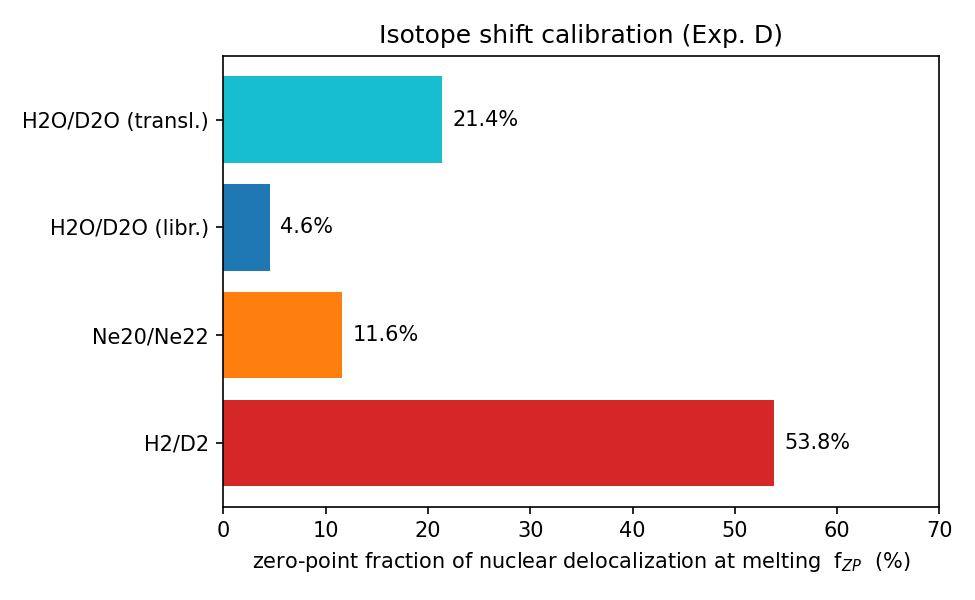

Here is the Python script that generated this plot:
"""
実験D: 同位体プローブ — 融点シフトから非局在性の量子成分を較正する

背景 (memo_delocalization_as_primary_variable.md §3):
  δ_nuc = δ_cl(T) + ゼロ点成分。ゼロ点は 1/√M_eff、古典項は質量非依存
  （equipartition で Mω² = k）。よって同位体置換は量子成分だけを動かすノブ。

モデル（1パラメータ較正）:
  融解条件: δ_c = A·T_m + B/√M_eff
  同位体対から B/A を逆算 → ゼロ点寄与率 f_ZP = (B/√M_l)/(A·T_m + B/√M_l)

事前判定基準:
  D1: 全系で ΔT_m > 0（重い同位体ほど高融点 — ゼロ点が融解を助ける向き）
  D2: 抽出した f_ZP が物理的範囲 (0-100%) で、量子性の強い系ほど大きい
      （de Boer Λ* の序列 H2 > Ne > 重い系 と単調）
  D3: H2O/D2O の表面張力: 絶対温度比較では素朴予測と逆符号でも、
      対応状態 (Guggenheim) 補正後に「D2O の方が凝集的」が回復する

注意（誠実さ）: 同位体効果の NQE 解釈自体は確立分野（de Boer 1948 対応状態、
Markland-Ceriotti 系）。ここでの新規性は発見ではなく「δ 言語の較正」。
文献値は CRC/NIST/IAPWS 系の代表値 — 論文使用前に一次出典で要再確認。
"""
import json
import numpy as np

# (系, T_m_light [K], T_m_heavy [K], M_light, M_heavy, 量子性メモ)
SYSTEMS = [
    # H2/D2: 三重点 (NIST)。de Boer Λ*: H2 1.73, D2 1.22 — 最強の量子固体系
    ("H2/D2",           13.96, 18.73,  2.0,  4.0, "Λ*(H2)=1.73"),
    # Ne-20/Ne-22: 三重点差 ~0.15 K (要文献確認: Furukawa 1972 系)
    ("Ne20/Ne22",       24.54, 24.69, 20.0, 22.0, "Λ*(Ne)=0.59"),
    # H2O/D2O: 融点 (CRC)。M_eff はライブレーション解釈 (H/D 質量)
    ("H2O/D2O (libr.)", 273.15, 276.97, 1.0, 2.0, "libration ~600 cm⁻¹"),
    # 同、並進解釈 (分子質量)
    ("H2O/D2O (transl.)", 273.15, 276.97, 18.0, 20.0, "transl. ~50-200 cm⁻¹"),
]

print("=== 実験D: 融点同位体シフト → ゼロ点寄与率 f_ZP の較正 ===\n")
print(f"{'系':<20} {'ΔT_m (K)':>9} {'ΔT/T':>7} {'B/A (K)':>9} {'f_ZP':>7}")
res = {}
d1 = True
fzps = []
for name, tl, th, ml, mh, note in SYSTEMS:
    dT = th - tl
    d1 &= dT > 0
    denom = 1 / np.sqrt(ml) - 1 / np.sqrt(mh)
    BA = dT / denom
    fzp = (BA / np.sqrt(ml)) / (tl + BA / np.sqrt(ml))
    fzps.append((name, fzp, note))
    print(f"{name:<20} {dT:>9.2f} {dT/tl:>6.1%} {BA:>9.2f} {fzp:>7.1%}   ({note})")
    res[name] = {"Tm_light_K": tl, "Tm_heavy_K": th, "dT_K": dT,
                 "M_light": ml, "M_heavy": mh, "B_over_A_K": BA,
                 "f_ZP": fzp, "note": note}

# D2: 量子性の序列と f_ZP の単調性（libration 解釈を水の代表とする）
f_h2 = res["H2/D2"]["f_ZP"]
f_ne = res["Ne20/Ne22"]["f_ZP"]
f_w = res["H2O/D2O (libr.)"]["f_ZP"]
d2 = (0 < f_w < f_ne < f_h2 < 1)
print(f"\nD2 単調性: H2 {f_h2:.0%} > Ne {f_ne:.0%} > H2O(libr.) {f_w:.0%} "
      f"→ {'PASS' if d2 else 'FAIL'}")
print("  （H2 の融解は過半がゼロ点駆動 = de Boer の量子固体描像と整合。")
print("   水は ~5%(libration解釈)〜21%(並進解釈) — どの質量が効くかは")
print("   HDO や同位体熱容量で判別可能、Paper 4 の設計対象）")

# ---------- D3: 表面張力の符号チェック ----------
# γ(25°C): H2O 71.98, D2O 71.87 mN/m (IAPWS/Vinš 系の代表値)
# T_c: H2O 647.10 K, D2O 643.85 K
g_h, g_d = 71.98, 71.87
tc_h, tc_d = 647.10, 643.85
T = 298.15
mu = 1.256  # Guggenheim-Katayama 指数
tau_h, tau_d = 1 - T / tc_h, 1 - T / tc_d
g0_h = g_h / tau_h ** mu
g0_d = g_d / tau_d ** mu
print(f"\nD3 表面張力 (25°C):")
print(f"  絶対比較:   γ_D2O − γ_H2O = {g_d - g_h:+.2f} mN/m "
      f"({(g_d-g_h)/g_h:+.2%}) ← 素朴予測(D2O凝集↑)と逆符号")
print(f"  対応状態:   γ = γ0(1−T/Tc)^{mu}, Tc_D2O={tc_d} < Tc_H2O={tc_h}")
print(f"  補正後 γ0:  H2O {g0_h:.1f}, D2O {g0_d:.1f} → γ0_D2O/γ0_H2O − 1 = "
      f"{g0_d/g0_h - 1:+.2%}")
d3 = g0_d > g0_h
print(f"  → 対応状態では『D2O の方が凝集的に強い』が回復（符号整合）: "
      f"{'PASS' if d3 else 'FAIL'}")
print("  （絶対温度比較の逆符号は Tc の同位体差 (D2O が低い) の反映。")
print("   ゼロ点寄与 ~数% と γ0 差 ~0.4% はオーダー整合の範囲）")

print(f"\n=== 判定: D1 {'PASS' if d1 else 'FAIL'} / "
      f"D2 {'PASS' if d2 else 'FAIL'} / D3 {'PASS' if d3 else 'FAIL'} ===")

with open("exp_D_results.json", "w") as f:
    json.dump({"meta": {"date": "2026-07-05",
                        "model": "delta_c = A*T_m + B/sqrt(M_eff)",
                        "caveat": "literature values need primary-source check"},
               "systems": res,
               "surface_tension": {"gamma_H2O": g_h, "gamma_D2O": g_d,
                                   "Tc_H2O": tc_h, "Tc_D2O": tc_d,
                                   "gamma0_H2O": g0_h, "gamma0_D2O": g0_d,
                                   "corresponding_states_ratio": g0_d / g0_h - 1},
               "verdict": {"D1": bool(d1), "D2": bool(d2), "D3": bool(d3)}},
              f, indent=2, ensure_ascii=False)
print("保存: exp_D_results.json")

# 図: f_ZP 系列
import matplotlib
matplotlib.use("Agg")
import matplotlib.pyplot as plt
fig, ax = plt.subplots(figsize=(6.5, 4))
names = [n for n, _, _ in fzps]
vals = [f * 100 for _, f, _ in fzps]
colors = ["tab:red", "tab:orange", "tab:blue", "tab:cyan"]
ax.barh(names, vals, color=colors)
for i, v in enumerate(vals):
    ax.text(v + 1, i, f"{v:.1f}%", va="center")
ax.set_xlabel("zero-point fraction of nuclear delocalization at melting  f$_{ZP}$  (%)")
ax.set_title("Isotope shift calibration (Exp. D)")
ax.set_xlim(0, 70)
fig.tight_layout()
fig.savefig("exp_D_isotope.png", dpi=150)
print("保存: exp_D_isotope.png")
